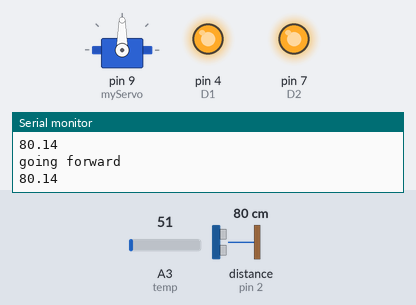
Bench run of a sketch on a simulated Arduino Uno, built with avr-gcc and run on an emulated ATmega328P. On the bench: servo, output pins drawn as LEDs (lit = HIGH), the last lines printed to the serial monitor. Wiring (inferred from the names in the program): ultrasonic range finder: trigger pin 3; echo pin 2. The inputs (shaded band) are chosen by the test bench; at power-on: distance to the obstacle (sensor on pin 2) 80 cm, A3 (temp) = 51. The echo pulse lasts 58.3 µs per cm; pins used as bus, display or sensor lines are not drawn.

Above: at 1.2 s.
1.3 s: distance to the obstacle (sensor on pin 2) set to 13 cm
3.2 s: distance to the obstacle (sensor on pin 2) set to 10 cm
At 3.38 s:
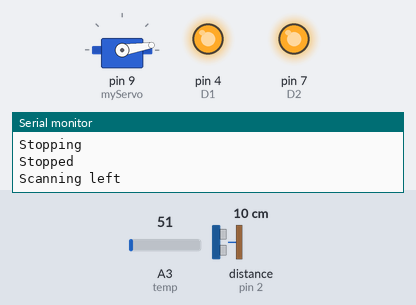
At 6.41 s:
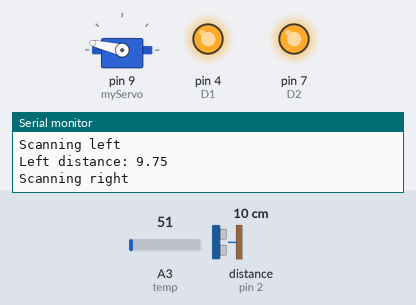
Timing chart, 0 to 12.2 s (numbered marks = the images above; inputs shaded):
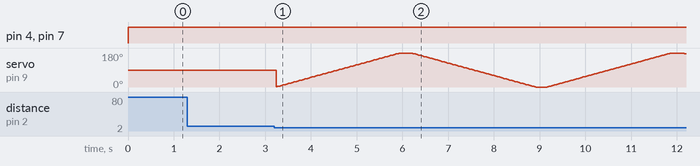

Measured:
- the behaviour switches between 12 and 11 cm on distance to the obstacle (sensor on pin 2) (found by bisection; images 0 and 1)

The sketch:

average_wheel_time.ino
```cpp
//////////////////////////////////////////////////////////
//----------This file is for Principal 1--------------- //
//////////////////////////////////////////////////////////


///////////////
// Libraries //
///////////////
#include <Servo.h>


///////////////
// Constants //
///////////////
#define MAX_SPEED 225		// Max Speed
#define TURN_SPEED 125		// Turning Speed
#define TURN_DURATION 680	// Turn Duration calculated using average of two RPM
#define MIN_SPEED 85		// Minimum speed that allows the 2WD to move at, and for crawling


////////////////////////////////////
//-------Initializing Pins------- //
////////////////////////////////////

//////////////
//Car Motor //
//////////////
int S1 = 5; // PWM1 Controls speed
int D1 = 4; // Direction 1  IN Controls Distance
int S2 = 6; // PWM2    EN Controls speed
int D2 = 7; // Direction 2 Controls Distance


////////////////
//ultra sonic //
////////////////
int temp = A3;
int trig = 3;
int echo = 2;


//////////////////////////////////////
//========Global Variables========////
//////////////////////////////////////

/////////////
//Distance //
/////////////

long maxMeasuring = 1000.0; 	// Max Distance you want the Sensor to measure
int caution_distance = 70;		// Caution distance, starts looking to slow down at this distance
long stopDistance = 11.0; 		// Threshold value to stop
long duration, tempVal, sound;
double current_distance;

//////////
//Servo //
//////////

int pos = 0;
float curr = 0;
float left = 0;
float right = 0;
Servo myServo;

////////////////
//Hall Effect //
////////////////

int global1 = 0;
int global2 = 0;
int left_speed;

////////////////////////////////////////////////
//=========== Start Set up ================== //
////////////////////////////////////////////////

void setup() {

	// For motor
	pinMode(D1, OUTPUT);
	pinMode(D2, OUTPUT);
	/*pinMode(S1, OUTPUT);
		pinMode(S2, OUTPUT);*/


	// For distance
	pinMode(temp, INPUT);
	pinMode(trig, OUTPUT);
	pinMode(echo, INPUT);

	// Hall-effect
	left_speed = MAX_SPEED;

	// servo
	myServo.attach(9);

	// For motor
	Serial.begin(9600);

}
void loop() {
	straight_wall();
	//go_straight();
}


////////////////////////////////////////////////
//=========== Movement Functions ============ //
////////////////////////////////////////////////


/**
 * Makes the car move foward given the speed in int.
 * @param  {int} int speed         input speed
 */
void go_forward(int speed) {
	motor1(speed, true);
	motor2(speed, true);
}

/**
 * Stops the car from moving
 */
void stop() {
	motor1(0, true);
	motor2(0, true);
}
/**
 * Makes the car move backward in the given speed
 * @param  {int} speed         given speed
 */
void go_backward(int speed) {
	motor1(speed, false);
	motor2(speed, false);
}
/**
 * Turns the card right in the given speed
 * @param  {int} int speed         input speed
 */
void turn_right(int speed) {
	motor1(speed, true);
	motor2(speed, false);
}
/**
 * Turns the car left in the given speed
 * @param  {int} int speed         input speed
 */
void turn_left(int speed) {
	motor1(speed, false);
	motor2(speed, true);
}


/**
 * Moves the left motor from given speed and direction.
 * boolean determines the direction of the rotation
 * @param  {[int]} int     speed           input speed
 * @param  {boolean} boolean reverse       rotation direction
 */
void motor1(int speed, boolean forward) {
	analogWrite(S1, speed);
	if (forward)
		digitalWrite(D1, HIGH);
	else
		digitalWrite(D1, LOW);
}
/**
 * Moves the right motor from given speed and direction
 * @param  {int} int speed         	   	   rotation speed
 * @param  {boolean} boolean reverse       rotation direction, true for reverse
 */
void motor2(int speed, boolean reverse) {
	analogWrite(S2, speed);
	if (reverse)
		digitalWrite(D2, HIGH);
	else
		digitalWrite(D2, LOW);
}

/**
 * B-Line to a surface, slows down, stops and turns
 */
void straight_wall() {
	int slow_speed; 				// slowed down speed

	current_distance = getDistance();	// Get current distance

	Serial.println(current_distance);

	// Enters the loop when the distance reaches a valid caution_distance
	while (current_distance <= caution_distance && current_distance < maxMeasuring) {

		// Priority1: Stopping at a stopDistance
		if (current_distance <= stopDistance) {
			Serial.println("Stopping");
			stop();
			Serial.println("Stopped");
			turn_to_best();						// Turn 90 degrees to the "best direction"
		}
		// Priority2: slow down when there's space and crawl
		else if (current_distance <= stopDistance * 3) {
			go_forward(MIN_SPEED);
			Serial.println("crawling");
		}

		// Priority 3: slow down relative to the left over distance
		else if (current_distance <= stopDistance * 5) {
			Serial.println("Slowing Down Bro");
			slow_speed = scale_speed(current_distance);
			if (slow_speed < MIN_SPEED) {
				slow_speed = MIN_SPEED;
			}
			go_forward(slow_speed);
			Serial.print("Your speed is: ");
			Serial.println(slow_speed);

			Serial.print("current distance is: ");
			Serial.println(current_distance);
		}

		current_distance = getDistance(); // Update the distance
	}

	go_forward(MAX_SPEED);
	Serial.println("going forward");
}


/**
 * Calculates left and right distance and turn towards the bigger distance
 */
void turn_to_best() {

	// Scan Left and retrieve the distance
	Serial.println("Scanning left");
	double left_distance = scan_left();
	Serial.print("Left distance: ");
	Serial.println(left_distance);

	// Scan Right and retrieve the distance
	Serial.println("Scanning right");
	double right_distance = scan_right();
	Serial.print("Right distance: ");
	Serial.println(right_distance);


	// Return Servo to middle position
	setServoNow(90);

	//turn to greater distance
	if (right_distance > left_distance) {
		Serial.println("Turning right");
		turn_right(TURN_SPEED);
		delay(TURN_DURATION);
	}

	if (right_distance < left_distance) {
		Serial.println("Turning left");
		turn_left(TURN_SPEED);
		delay(TURN_DURATION);
	}

	stop();
	Serial.println("Turning back to original");
}

/**
 * returns scalable speed value, gradually slower speed
 * @param  {double}  distance    The distance in cm
 * @return {int}        The speed between MIN_SPEED and 255
 */
int scale_speed(double distance) {
	return (int) (MAX_SPEED - MIN_SPEED) / (caution_distance - stopDistance) * distance - (MAX_SPEED - MIN_SPEED) / (caution_distance - stopDistance) * 10;
}

void go_straight() {
	printData();
	if (global1 > global2) {
		left_speed -= 5;
	}

	if (global1 < global2) {
		if (left_speed <= 250) {
			left_speed += 5;
		}
		else if (left_speed > 250) {
			left_speed = MAX_SPEED;
		}
	}

	motor2(MAX_SPEED, true);
	motor1(left_speed, true);

	Serial.print("The left speed is: ");
	Serial.println(left_speed);

	global1 = 0;
	global2 = 0;
}


//////////////////////////////////////////
//=============== Distance ============ //
//////////////////////////////////////////

/**
 * returns distance in double
 * @return {double} the distance measured by the Ultra-Sonic and the analog temp
 */
double getDistance() {
	// Calculating Temperature and Sound using given formulas
	tempVal = (5.0 * analogRead(temp) * 100.0) / 1024;
	sound = 331.5 + (0.6 * tempVal);

	// Using property of Ultrasonic sensor, we can find the duration of each pulse
	// Trigger sends pulses, then echo can calculate the duration
	digitalWrite(trig, LOW);
	delayMicroseconds(5);
	digitalWrite(trig, HIGH);
	delayMicroseconds(5);
	digitalWrite(trig, LOW);
	duration = pulseIn(echo, HIGH);
	double distance = duration / (2.0 / (sound * 100 * (1.0 / 1000000.0)));
	return distance;
}


/**
 * scans right and then retrieves its distance
 * @return {[double]} The distance in cm
 */
double scan_right() {
	double value = 1001;
	setServoNow(0);
	delay(250);
	while (value > maxMeasuring) {
		value = getDistance();
	}
	return value;
}

/**
 * scans left and then retrieves its distance
 * @return {[double]} The distance in cm
 */
double scan_left() {
	double value = 1001;
	setServoNow(180);
	delay(250);
	while (value > maxMeasuring) {
		value = getDistance();
	}
	return value;
}

/**
 * set servo direction
 * @param {int} targetPos 0 means right, 180 means left, 90 for middle
 */
void setServoNow(int targetPos) {
	//make the servor motor turn 1 degree every 15 milliseconds
	//until it reaches the target position
	while (pos != targetPos) {
		if (targetPos > pos)
			pos++;
		else
			pos--;
		myServo.write(pos);  // tell servo to go to position in variable 'pos'
		delay(15);  // waits 15ms for the servo to reach the position
	}
}

//////////////////////////////////////////////
//=============== Hall Effect ============= //
//////////////////////////////////////////////

/*
 * @param:timeused: time range to measure how many times the hall sensor was triggered
 *        pin: the pin number of the hall monitor to be used
 *
 * updates number of times hall sensor was triggered to the global variables(read value went from high to low)
 */
void triggeredinx(double timeused, int pin1, int pin2) {
	// boolean for when the device is triggered
	int trigger1 = 0;
	int trigger2 = 0;
	// the value read from hall sensor
	int readval1 = 0;
	int readval2 = 0;
	// the starting time
	long initial = millis();
	// the current time
	long actual = millis();


	long left_current = millis();
	long right_current = millis();


	// while the time hasn't passed time used
	while ((actual - initial) < timeused) {
		// read the value from pin
		readval1 = analogRead(pin1);
		readval2 = analogRead(pin2);
		// if the value is above 50 ( neutral field)
		if (readval1 > 50 && trigger1 == 0)
			// set trigger to 1, meaning it can be triggered again
			trigger1 = 1;
		// else if the value is below 50 and trigger is set ( trigger the device, set boolean, increment tally)
		else if (readval1 < 50 && trigger1 == 1) {
			trigger1 = 0;
			// updating global variable
			global1++;
			Serial.println("triggered left wheel");
			if (global1 > 1) {
				Serial.println(millis() - left_current);
			}
			left_current = millis();

		}
		if (readval2 > 50 && trigger2 == 0)
			// set trigger to 1, meaning it can be triggered again
			trigger2 = 1;
		// else if the value is below 50 and trigger is set ( trigger the device, set boolean, increment tally)
		else if (readval2 < 50 && trigger2 == 1) {
			trigger2 = 0;
			// updating global variable
			global2++;
			Serial.println("triggered right wheel");
			if (global2 > 1) {
				Serial.println(millis() - right_current);
			}
			right_current = millis();
		}
		// prints to help debug, comment out if you like
		//Serial.print(actual);
		//Serial.print(":");
		//Serial.println(readval);
		actual = millis();
	}
	Serial.println("end");
}

void printData() {
	triggeredinx(6000, 0, 1);
	Serial.print("left wheel:");
	Serial.println(global1);
	Serial.print("right wheel:");
	Serial.println(global2);
}
```
